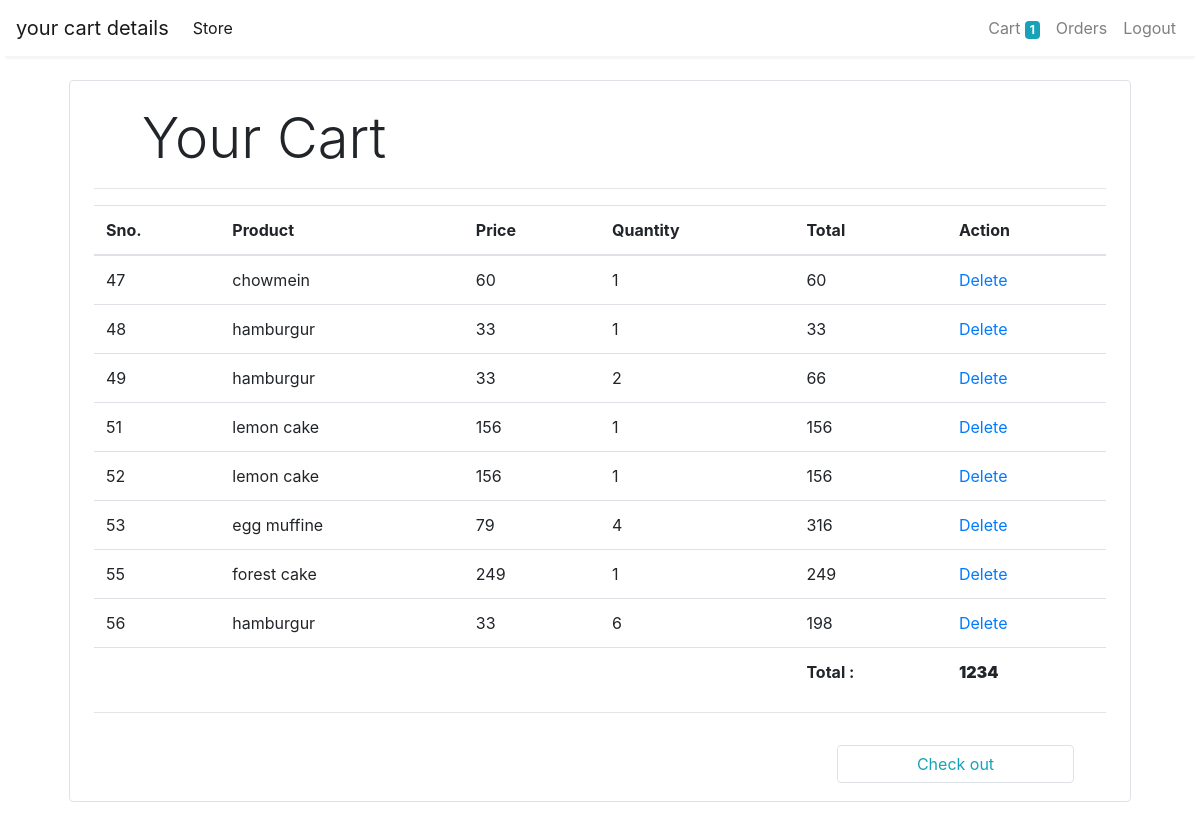
The page /food/cart/ on the database its author committed.
### food/models.py (models this page shows, shortened)
class Food_items(models.Model):
    name = models.CharField("Food Name", max_length=100)
    price = models.IntegerField()
    restaurant = models.IntegerField()
    food_image = models.ImageField(upload_to='FOOD')
    class Meta:
        db_table = "food_items"

### food/views.py (the view)
# urls.py: path('cart/',views.cart,name="cart"),
def cart(request):
    cartList = Cart.objects.all()
    checkOutList = list()
    sno = 0
    total = 0
    for item in cartList:
        sno += 1
        food = Food_items.objects.get(id=item.item_id)
        subTotal = item.count * food.price
        total += subTotal
        checkOut = ChechOut(Sno=item.id, Image=food.food_image, Product=food.name, Price=food.price,
                            Quantity=item.count,
                            subTotal=subTotal)
        checkOutList.append(checkOut)
    form = OrderForm()
    return render(request, "food/cart.html", {"checkOutList": checkOutList, "total": total, 'form': form})

### templates/food/cart.html (shortened to what this page needs)
<!doctype html>
<html lang="en">
<head>
    <link rel="stylesheet" href="https://maxcdn.bootstrapcdn.com/bootstrap/4.0.0/css/bootstrap.min.css"
>
</head>
<body>
<nav class="one-edge-shadow
  sticky-top navbar
  navbar-expand-lg
   navbar-light bg-white">
    <a class="navbar-brand" href="/">your cart details</a>
    <div class="collapse navbar-collapse" id="navbarSupportedContent">
        <ul class="navbar-nav mr-auto">
            <li class="nav-item active">
                <a class="nav-link" href="/store">Store <span class="sr-only">(current)</span></a>
            </li>
        </ul>
        <ul class=" navbar-nav my-2 my-lg-0">
            <li class="nav-item ">
                <a class="nav-link" href="/cart">Cart
                    <span class="badge badge-info">1</span>
                    <span class="sr-only">(current)</span></a>
            </li>
            <li class="nav-item ">
                <a class="nav-link" href="/orders">Orders<span class="sr-only">(current)</span></a>
            </li>
            <li class="nav-item ">
                <a class="nav-link" href="/logout">Logout<span class="sr-only">(current)</span></a>
            </li>
        </ul>
    </div>
</nav>
<div class="container">
    <div class="border rounded p-4 m-4">
        <p class="display-4 pl-4 ml-4">Your Cart</p>
        <hr>
        <table class="table">
            <thead>
            <tr>
                <th>Sno.</th>
                <th>Product</th>
                <th>Price</th>
                <th>Quantity</th>
                <th>Total</th>
                <th>Action</th>
            </tr>
            </thead>
            <tbody>
            {% for checkOut in checkOutList %}
            <tr>
                <td>{{ checkOut.sno }}</td>
                <td>{{ checkOut.product }}</td>
                <td>{{ checkOut.price }}</td>
                <td>{{ checkOut.quantity }}</td>
                <td>{{ checkOut.subTotal }}</td>
                <td><a href="/food/cart/delete?sno={{checkOut.sno}}">Delete</a></td>
            </tr>
            {% endfor %}
            </tbody>
            <tfoot>
            <tr>
                <th colspan="4"></th>
                <th>Total :</th>
                <th><b>{{ total }}</b></th>
            </tr>
            </tfoot>
        </table>
        <hr>
        <div class="m-3 p-3">
            <a href="#" data-toggle="modal" data-target="#exampleModal"
               onclick="displayOrder()"
               class="btn btn-outline-info border rounded  col-lg-3 float-right">Check out</a>
        </div>
    </div>
</div>
</body>
</html>

### templates/food/cart.html (style rules this page uses)
nav { background-color: white; }
.one-edge-shadow { box-shadow: 0 8px 2px -5px rgb(246, 245, 245); }

### rows shown on the page
Food_items: product "chowmein"
Food_items: product "hamburgur" "hamburgur" "hamburgur"
Food_items: product "lemon cake" "lemon cake"
Food_items: product "egg muffine"
Food_items: product "forest cake"

### other values the page prints
{{ checkOut.sno }} "47" "48" "49" "51" "52" "53" "55" "56"
{{ checkOut.price }} "60" "33" "33" "156" "156" "79" "249" "33"
{{ checkOut.quantity }} "1" "1" "2" "1" "1" "4" "1" "6"
{{ checkOut.subTotal }} "60" "33" "66" "156" "156" "316" "249" "198"
{{ total }} "1234"
